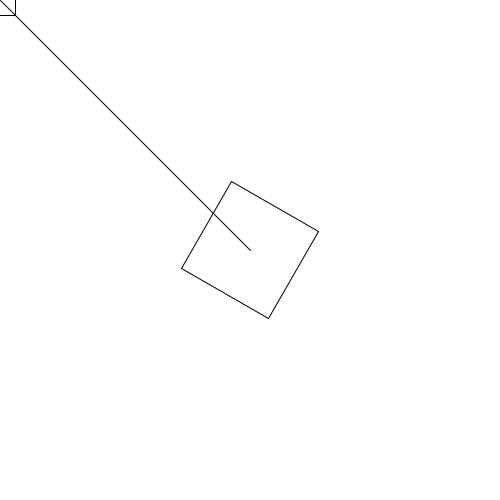
Frame 1 (no input)
Frame 60 (the mouse pressed at the canvas centre just before this capture): identical to frame 1, image omitted
Frame 120 (the mouse held since frame 60 and released just before this capture): identical to frame 1, image omitted

The Processing sketch that drew this single still picture (run headless with seeded random() and noise(); from frame 60 on, the mouse is pressed at the canvas centre):

// Processing sketch: rotacion_Push_Pop_Matrix_02
// ── rotacion_Push_Pop_Matrix_02.pde
void setup() {
  size(500, 500);
  rectMode(CENTER);
}

void draw() {
  background(255);
  //Esto no da el resultado esperado.
  //Con este metodo estamos rotando el canvas, no los elementos

  rect(0, 0, 30, 30);

  //las funciones de Push-PopMatrix hacen que la rotacion solo afecte lo que este entremedio de ellas
  pushMatrix();//Empieza Aca
  translate(width/2, height/2); //trasladamos la matriz a donde actualmente esta la mitad del canvas
  rotate(radians(30)); //rotamos 30 grados. Ojo que rotate() solo acepta radianes, por eso convertimos usando funcion radians()
  rect(0, 0, 100, 100); //dibujamos la cosa
  popMatrix();//Transformaciones terminan aca y olvemos a la normalidad

  line(0, 0, width/2, height/2);
}
